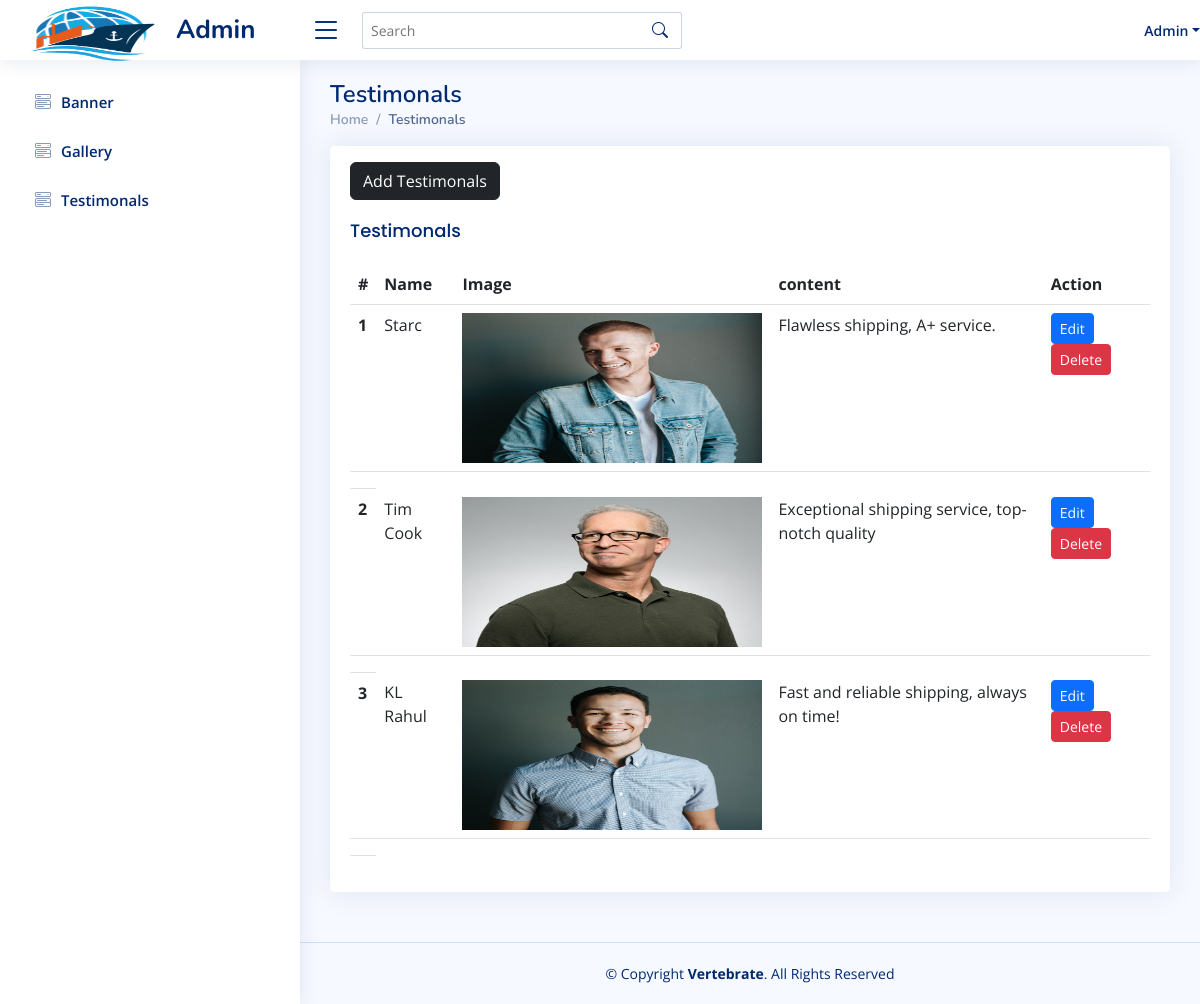
The app's page /admin/testimonals.php (signed in) with its own data.
### tables this page shows
CREATE TABLE `testimonals` (
  `test_id` int(11) NOT NULL,
  `name` varchar(50) NOT NULL,
  `image` varchar(200) NOT NULL,
  `content` text NOT NULL,
  `created_at` datetime NOT NULL DEFAULT current_timestamp() ON UPDATE current_timestamp()
);

### admin/testimonals.php (the view, shortened to what this page needs)
<?php
include('includes/header.php');
?>
<main id="main" class="main">
    <div class="pagetitle">
        <h1>Testimonals</h1>
        <nav>
            <ol class="breadcrumb">
                <li class="breadcrumb-item"><a href="index.php">Home</a></li>
                <li class="breadcrumb-item active">Testimonals</li>
            </ol>
        </nav>
    </div>
    <section class="section">
        <div class="row">
            <div class="col-lg-12">
                <div class="card">
                    <div class="card-body">
                        <div class="text-right">
                            <a href="add_testimonals.php"><button class="btn btn-dark mt-3">Add Testimonals</button></a>
                        </div>
                        <h5 class="card-title">Testimonals</h5>
                        <table class="table datatable">
                            <thead>
                                <tr>
                                    <th scope="col">#</th>
                                    <th scope="col">Name</th>
                                    <th scope="col">Image</th>
                                    <th scope="col">content</th>
                                    <th scope="col">Action</th>
                                </tr>
                            </thead>
                            <tbody>
                                <?php
                                $i = 0;
                                $qry = mysqli_query($conn, "SELECT * FROM `testimonals` ORDER BY `test_id` DESC");
                                while ($testimonals = mysqli_fetch_array($qry)) {
                                    $i++;
                                ?>
                                    <tr>
                                        <th scope="row"><?php echo $i; ?></th>
                                        <td><?php echo $testimonals['name']; ?></td>
                                        <td><img src="<?php echo $testimonals['image']; ?>" style="width:300px; height:150px;"></td>
                                        <td> <?php echo $testimonals['content']; ?></td>
                                        <td>
                                            <a href="edit_testimonals.php?edit_id=<?php echo $testimonals['test_id']; ?>" class="btn btn-primary btn-sm">Edit</a>
                                            <a href="testimonals.php?action=delete&id=<?php echo $testimonals['test_id'] ?>&testimonals=<?php echo $testimonals['image']; ?>" onclick="return confirm('Are you sure you want to Delete ?')"><button type="button" class="btn btn-danger btn-sm">
                                                    Delete
                                                </button>
                                            </a>
                                        </td>
                                    </tr>
                                    <td>
                                    </td>
                                <?php } ?>
                            </tbody>
                        </table>
                    </div>
                </div>
            </div>
        </div>
    </section>
</main>
<?php
include('includes/footer.php');
?>

### admin/includes/header.php (shortened to what this page needs)
<!DOCTYPE html>
<html lang="en">
<head>
  <link href="assets/vendor/bootstrap/css/bootstrap.min.css" rel="stylesheet">
  <link href="assets/vendor/bootstrap-icons/bootstrap-icons.css" rel="stylesheet">
  <link href="assets/vendor/boxicons/css/boxicons.min.css" rel="stylesheet">
  <link href="assets/vendor/quill/quill.snow.css" rel="stylesheet">
  <link href="assets/vendor/quill/quill.bubble.css" rel="stylesheet">
  <link href="assets/vendor/remixicon/remixicon.css" rel="stylesheet">
  <link href="assets/vendor/simple-datatables/style.css" rel="stylesheet">
  <link href="assets/css/style.css" rel="stylesheet">
</head>
<body>
  <header id="header" class="header fixed-top d-flex align-items-center">
    <div class="d-flex align-items-center justify-content-between">
      <a href="index.php" class="logo d-flex align-items-center">
        <img src="assets/img/logo.png" width="150" height="70" alt="">
        <span class="d-none d-lg-block">Admin</span>
      </a>
      <i class="bi bi-list toggle-sidebar-btn"></i>
    </div>
    <div class="search-bar">
      <form class="search-form d-flex align-items-center" method="POST" action="#">
        <input type="text" name="query" placeholder="Search" title="Enter search keyword">
        <button type="submit" title="Search"><i class="bi bi-search"></i></button>
      </form>
    </div>
    <nav class="header-nav ms-auto">
      <ul class="d-flex align-items-center">
        <a class="nav-link nav-profile d-flex align-items-center pe-0" href="#" data-bs-toggle="dropdown">
          <span class="d-none d-md-block dropdown-toggle ps-2">Admin</span>
        </a>
      </ul>
    </nav>
  </header>
  <aside id="sidebar" class="sidebar">
    <ul class="sidebar-nav" id="sidebar-nav">
      <li class="nav-item">
        <a class="nav-link collapsed" href="banner.php">
          <i class="bi bi-menu-button-wide"></i>
          <span>Banner</span>
        </a>
      </li>
      <li class="nav-item">
        <a class="nav-link collapsed" href="gallery.php">
          <i class="bi bi-menu-button-wide"></i>
          <span>Gallery</span>
        </a>
      </li>
      <li class="nav-item">
        <a class="nav-link collapsed" href="testimonals.php">
          <i class="bi bi-menu-button-wide"></i>
          <span>Testimonals</span>
        </a>
      </li>
    </ul>
  </aside>

### admin/includes/footer.php (shortened to what this page needs)
  <footer id="footer" class="footer">
    <div class="copyright">
      &copy; Copyright <strong><span>Vertebrate</span></strong>. All Rights Reserved
    </div>
  </footer>
</body>
</html>

### admin/assets/css/style.css (style rules this page uses)
:root { scroll-behavior: smooth; }
body { font-family: "Open Sans", sans-serif; background: #f6f9ff; color: #444444; }
a { color: #4154f1; text-decoration: none; }
h1, h2, h3, h4, h5, h6 { font-family: "Nunito", sans-serif; }
#main { margin-top: 60px; padding: 20px 30px; transition: all 0.3s; }
.pagetitle { margin-bottom: 10px; }
.pagetitle h1 { font-size: 24px; margin-bottom: 0; font-weight: 600; color: #012970; }
.card { margin-bottom: 30px; border: none; border-radius: 5px; box-shadow: 0px 0 30px rgba(1, 41, 112, 0.1); }
.card-title { padding: 20px 0 15px 0; font-size: 18px; font-weight: 500; color: #012970; font-family: "Poppins", sans-serif; }
.card-body { padding: 0 20px 20px 20px; }
.breadcrumb { font-size: 14px; font-family: "Nunito", sans-serif; color: #899bbd; font-weight: 600; }
.breadcrumb a { color: #899bbd; transition: 0.3s; }
.breadcrumb .breadcrumb-item::before { color: #899bbd; }
.breadcrumb .active { color: #51678f; font-weight: 600; }
.logo { line-height: 1; }
@media (min-width: 1200px) { .logo { width: 280px; } }
.logo img { margin-right: 6px; }
.logo span { font-size: 26px; font-weight: 700; color: #012970; font-family: "Nunito", sans-serif; }
.header { transition: all 0.5s; z-index: 997; height: 60px; box-shadow: 0px 2px 20px rgba(1, 41, 112, 0.1); background-color: #fff; padding-left: 20px; }
.header .toggle-sidebar-btn { font-size: 32px; padding-left: 10px; cursor: pointer; color: #012970; }
.header .search-bar { min-width: 360px; padding: 0 20px; }
.header .search-form { width: 100%; }
.header .search-form input { border: 0; font-size: 14px; color: #012970; border: 1px solid rgba(1, 41, 112, 0.2); padding: 7px 38px 7px 8px; border-radius: 3px; transition: 0.3s; width: 100%; }
.header .search-form button { border: 0; padding: 0; margin-left: -30px; background: none; }
.header .search-form button i { color: #012970; }
.header-nav ul { list-style: none; }
.header-nav > ul { margin: 0; padding: 0; }
.header-nav .nav-profile { color: #012970; }
.header-nav .nav-profile span { font-size: 14px; font-weight: 600; }
.sidebar { position: fixed; top: 60px; left: 0; bottom: 0; width: 300px; z-index: 996; transition: all 0.3s; padding: 20px; overflow-y: auto; scrollbar-width: thin; scrollbar-color: #aab7cf transparent; box-shadow: 0px 0px 20px rgba(1, 41, 112, 0.1); background-color: #fff; }
@media (min-width: 1200px) { #main, #footer { margin-left: 300px; } }
.sidebar-nav { padding: 0; margin: 0; list-style: none; }
.sidebar-nav li { padding: 0; margin: 0; list-style: none; }
.sidebar-nav .nav-item { margin-bottom: 5px; }
.sidebar-nav .nav-link { display: flex; align-items: center; font-size: 15px; font-weight: 600; color: #4154f1; transition: 0.3; background: #f6f9ff; padding: 10px 15px; border-radius: 4px; }
.sidebar-nav .nav-link i { font-size: 16px; margin-right: 10px; color: #4154f1; }
.sidebar-nav .nav-link.collapsed { color: #012970; background: #fff; }
.sidebar-nav .nav-link.collapsed i { color: #899bbd; }
.footer { padding: 20px 0; font-size: 14px; transition: all 0.3s; border-top: 1px solid #cddfff; }
.footer .copyright { text-align: center; color: #012970; }

### records on screen
testimonals: name "Starc", image (picture), content "Flawless shipping, A+ service."
testimonals: name "Tim Cook", image (picture), content "Exceptional shipping service, top-notch quality"
testimonals: name "KL Rahul", image (picture), content "Fast and reliable shipping, always on time!"
